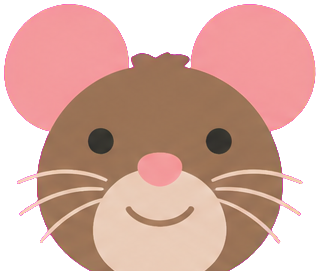
#> input picture UnityResources/Rats/RatFriends/RatDance/Sheets/v1/parts/head.png, 320 x 271 px, found by its file name
$ python compose_ratdance.py
#> lines starting #> are read from the running program, lines starting #| are printed output that depends on the picture
"""랫 댄스 쥐 조립 미리보기: 가만히 서기 + 3초 춤 (GIF) · 자세 시트"""
import sys, math, os
from PIL import Image
here = os.path.dirname(os.path.abspath(__file__)); D = os.path.dirname(here)
P = {n: Image.open(os.path.join(D, n + '.png')).convert('RGBA') for n in ['head','head_dance','up','low','arm','arm_up','leg','tail']}
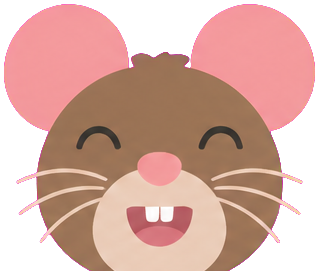
#> input picture UnityResources/Rats/RatFriends/RatDance/Sheets/v1/parts/head_dance.png, 319 x 271 px, found by its file name
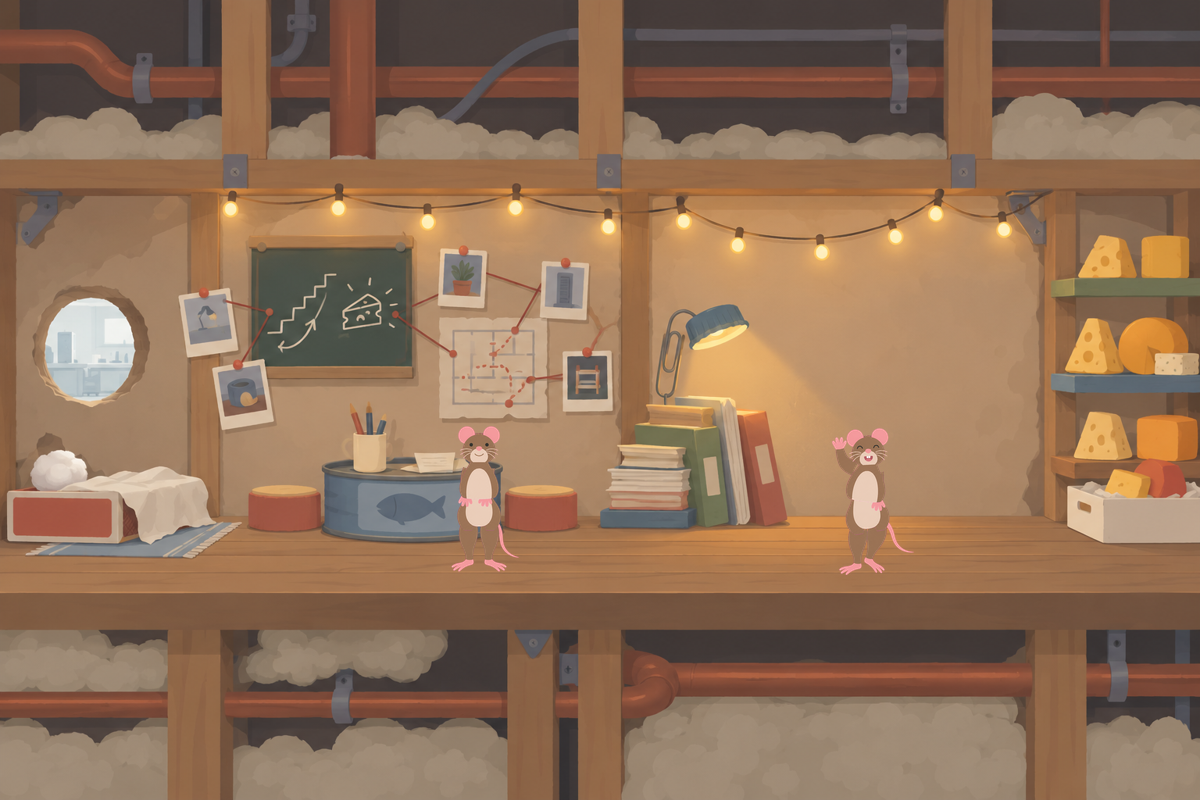
#> input picture UnityResources/Rats/RatFriends/RatDance/Sheets/v1/parts/_미리보기_로비.png, 1200 x 800 px, given in place of up.png, which was not available
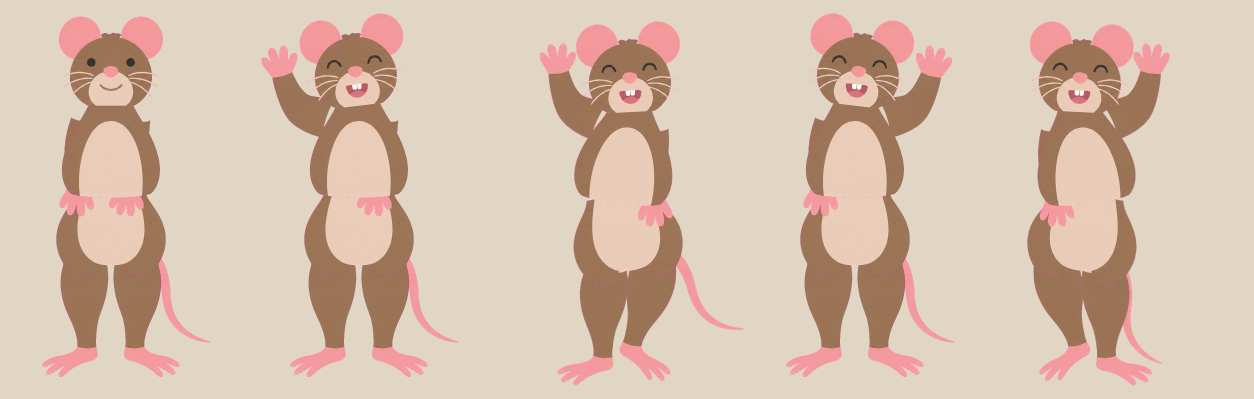
#> input picture UnityResources/Rats/RatFriends/RatDance/Sheets/v1/parts/_조립_자세.png, 3760 x 1197 px, given in place of low.png, which was not available (shown at 1/3 size)
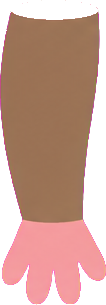
#> input picture UnityResources/Rats/RatFriends/RatDance/Sheets/v1/parts/arm.png, 106 x 305 px, found by its file name
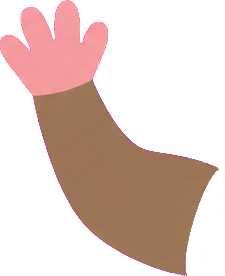
#> input picture UnityResources/Rats/RatFriends/RatDance/Sheets/v1/parts/arm_up.png, 225 x 276 px, found by its file name
#> (the run stopped early here; a loop or call above may not have finished)
